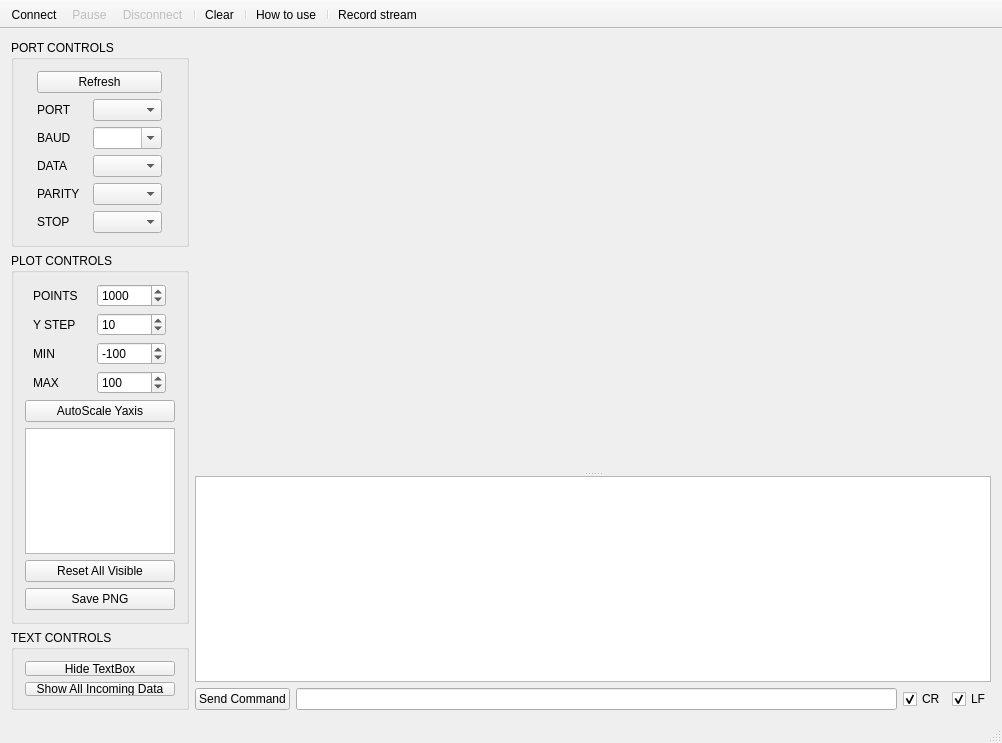
<?xml version="1.0" encoding="UTF-8"?>
<ui version="4.0">
 <class>MainWindow</class>
 <widget class="QMainWindow" name="MainWindow">
  <property name="geometry">
   <rect>
    <x>0</x>
    <y>0</y>
    <width>1002</width>
    <height>743</height>
   </rect>
  </property>
  <property name="minimumSize">
   <size>
    <width>840</width>
    <height>620</height>
   </size>
  </property>
  <property name="windowTitle">
   <string>MainWindow</string>
  </property>
  <widget class="QWidget" name="centralWidget">
   <layout class="QGridLayout" name="gridLayout_3">
    <item row="0" column="0">
     <layout class="QVBoxLayout" name="controlsLayout">
      <item>
       <widget class="QGroupBox" name="PortControlsBox">
        <property name="title">
         <string>PORT CONTROLS</string>
        </property>
        <property name="flat">
         <bool>false</bool>
        </property>
        <property name="checkable">
         <bool>false</bool>
        </property>
        <layout class="QGridLayout" name="gridLayout">
         <item row="0" column="0">
          <layout class="QVBoxLayout" name="verticalLayout_3">
           <item>
            <widget class="QPushButton" name="pushButton">
             <property name="text">
              <string>Refresh</string>
             </property>
            </widget>
           </item>
           <item>
            <layout class="QHBoxLayout" name="horizontalLayout">
             <item>
              <widget class="QLabel" name="labelPort">
               <property name="maximumSize">
                <size>
                 <width>50</width>
                 <height>16777215</height>
                </size>
               </property>
               <property name="text">
                <string>PORT</string>
               </property>
              </widget>
             </item>
             <item>
              <widget class="QComboBox" name="comboPort">
               <property name="sizePolicy">
                <sizepolicy hsizetype="Fixed" vsizetype="Fixed">
                 <horstretch>0</horstretch>
                 <verstretch>0</verstretch>
                </sizepolicy>
               </property>
               <property name="minimumSize">
                <size>
                 <width>69</width>
                 <height>0</height>
                </size>
               </property>
               <property name="maximumSize">
                <size>
                 <width>69</width>
                 <height>16777215</height>
                </size>
               </property>
              </widget>
             </item>
            </layout>
           </item>
           <item>
            <layout class="QHBoxLayout" name="horizontalLayout_2">
             <item>
              <widget class="QLabel" name="labelBaud">
               <property name="maximumSize">
                <size>
                 <width>50</width>
                 <height>16777215</height>
                </size>
               </property>
               <property name="text">
                <string>BAUD</string>
               </property>
              </widget>
             </item>
             <item>
              <widget class="QComboBox" name="comboBaud">
               <property name="sizePolicy">
                <sizepolicy hsizetype="Fixed" vsizetype="Fixed">
                 <horstretch>0</horstretch>
                 <verstretch>0</verstretch>
                </sizepolicy>
               </property>
               <property name="minimumSize">
                <size>
                 <width>69</width>
                 <height>0</height>
                </size>
               </property>
               <property name="maximumSize">
                <size>
                 <width>69</width>
                 <height>16777215</height>
                </size>
               </property>
               <property name="editable">
                <bool>true</bool>
               </property>
              </widget>
             </item>
            </layout>
           </item>
           <item>
            <layout class="QHBoxLayout" name="horizontalLayout_3">
             <item>
              <widget class="QLabel" name="labelData">
               <property name="maximumSize">
                <size>
                 <width>50</width>
                 <height>16777215</height>
                </size>
               </property>
               <property name="text">
                <string>DATA</string>
               </property>
              </widget>
             </item>
             <item>
              <widget class="QComboBox" name="comboData">
               <property name="sizePolicy">
                <sizepolicy hsizetype="Fixed" vsizetype="Fixed">
                 <horstretch>0</horstretch>
                 <verstretch>0</verstretch>
                </sizepolicy>
               </property>
               <property name="minimumSize">
                <size>
                 <width>69</width>
                 <height>0</height>
                </size>
               </property>
               <property name="maximumSize">
                <size>
                 <width>69</width>
                 <height>16777215</height>
                </size>
               </property>
              </widget>
             </item>
            </layout>
           </item>
           <item>
            <layout class="QHBoxLayout" name="horizontalLayout_4">
             <item>
              <widget class="QLabel" name="labelParity">
               <property name="maximumSize">
                <size>
                 <width>50</width>
                 <height>16777215</height>
                </size>
               </property>
               <property name="text">
                <string>PARITY</string>
               </property>
              </widget>
             </item>
             <item>
              <widget class="QComboBox" name="comboParity">
               <property name="sizePolicy">
                <sizepolicy hsizetype="Fixed" vsizetype="Fixed">
                 <horstretch>0</horstretch>
                 <verstretch>0</verstretch>
                </sizepolicy>
               </property>
               <property name="minimumSize">
                <size>
                 <width>69</width>
                 <height>0</height>
                </size>
               </property>
               <property name="maximumSize">
                <size>
                 <width>69</width>
                 <height>16777215</height>
                </size>
               </property>
              </widget>
             </item>
            </layout>
           </item>
           <item>
            <layout class="QHBoxLayout" name="horizontalLayout_5">
             <item>
              <widget class="QLabel" name="labelStop">
               <property name="maximumSize">
                <size>
                 <width>50</width>
                 <height>16777215</height>
                </size>
               </property>
               <property name="text">
                <string>STOP</string>
               </property>
              </widget>
             </item>
             <item>
              <widget class="QComboBox" name="comboStop">
               <property name="sizePolicy">
                <sizepolicy hsizetype="Fixed" vsizetype="Fixed">
                 <horstretch>0</horstretch>
                 <verstretch>0</verstretch>
                </sizepolicy>
               </property>
               <property name="minimumSize">
                <size>
                 <width>69</width>
                 <height>0</height>
                </size>
               </property>
               <property name="maximumSize">
                <size>
                 <width>69</width>
                 <height>16777215</height>
                </size>
               </property>
              </widget>
             </item>
            </layout>
           </item>
          </layout>
         </item>
        </layout>
       </widget>
      </item>
      <item>
       <widget class="QGroupBox" name="PlotControlsBox">
        <property name="title">
         <string>PLOT CONTROLS</string>
        </property>
        <layout class="QGridLayout" name="gridLayout_2">
         <item row="0" column="0">
          <layout class="QVBoxLayout" name="plotControlsLayout">
           <item>
            <layout class="QHBoxLayout" name="horizontalLayout_10">
             <item>
              <widget class="QLabel" name="pointsLabel">
               <property name="minimumSize">
                <size>
                 <width>50</width>
                 <height>0</height>
                </size>
               </property>
               <property name="maximumSize">
                <size>
                 <width>50</width>
                 <height>16777215</height>
                </size>
               </property>
               <property name="text">
                <string>POINTS</string>
               </property>
              </widget>
             </item>
             <item>
              <widget class="QSpinBox" name="spinPoints">
               <property name="minimumSize">
                <size>
                 <width>69</width>
                 <height>0</height>
                </size>
               </property>
               <property name="maximumSize">
                <size>
                 <width>69</width>
                 <height>16777215</height>
                </size>
               </property>
               <property name="minimum">
                <number>0</number>
               </property>
               <property name="maximum">
                <number>2147483647</number>
               </property>
               <property name="singleStep">
                <number>10</number>
               </property>
               <property name="value">
                <number>1000</number>
               </property>
              </widget>
             </item>
            </layout>
           </item>
           <item>
            <layout class="QHBoxLayout" name="horizontalLayout_9">
             <item>
              <widget class="QLabel" name="labelYStep">
               <property name="minimumSize">
                <size>
                 <width>50</width>
                 <height>0</height>
                </size>
               </property>
               <property name="maximumSize">
                <size>
                 <width>50</width>
                 <height>16777215</height>
                </size>
               </property>
               <property name="text">
                <string>Y STEP</string>
               </property>
              </widget>
             </item>
             <item>
              <widget class="QSpinBox" name="spinYStep">
               <property name="minimumSize">
                <size>
                 <width>69</width>
                 <height>0</height>
                </size>
               </property>
               <property name="maximumSize">
                <size>
                 <width>69</width>
                 <height>16777215</height>
                </size>
               </property>
               <property name="minimum">
                <number>1</number>
               </property>
               <property name="maximum">
                <number>10000</number>
               </property>
               <property name="singleStep">
                <number>1</number>
               </property>
               <property name="value">
                <number>10</number>
               </property>
              </widget>
             </item>
            </layout>
           </item>
           <item>
            <layout class="QHBoxLayout" name="horizontalLayout_7">
             <item>
              <widget class="QLabel" name="label">
               <property name="minimumSize">
                <size>
                 <width>50</width>
                 <height>0</height>
                </size>
               </property>
               <property name="maximumSize">
                <size>
                 <width>50</width>
                 <height>16777215</height>
                </size>
               </property>
               <property name="text">
                <string>MIN</string>
               </property>
              </widget>
             </item>
             <item>
              <widget class="QSpinBox" name="spinAxesMin">
               <property name="minimumSize">
                <size>
                 <width>69</width>
                 <height>0</height>
                </size>
               </property>
               <property name="maximumSize">
                <size>
                 <width>69</width>
                 <height>16777215</height>
                </size>
               </property>
               <property name="minimum">
                <number>-2147483646</number>
               </property>
               <property name="maximum">
                <number>2147483647</number>
               </property>
               <property name="singleStep">
                <number>10</number>
               </property>
               <property name="value">
                <number>-100</number>
               </property>
              </widget>
             </item>
            </layout>
           </item>
           <item>
            <layout class="QHBoxLayout" name="horizontalLayout_8">
             <item>
              <widget class="QLabel" name="label_2">
               <property name="minimumSize">
                <size>
                 <width>50</width>
                 <height>0</height>
                </size>
               </property>
               <property name="maximumSize">
                <size>
                 <width>50</width>
                 <height>16777215</height>
                </size>
               </property>
               <property name="text">
                <string>MAX</string>
               </property>
              </widget>
             </item>
             <item>
              <widget class="QSpinBox" name="spinAxesMax">
               <property name="minimumSize">
                <size>
                 <width>69</width>
                 <height>0</height>
                </size>
               </property>
               <property name="maximumSize">
                <size>
                 <width>69</width>
                 <height>16777215</height>
                </size>
               </property>
               <property name="minimum">
                <number>-2147483646</number>
               </property>
               <property name="maximum">
                <number>2147483647</number>
               </property>
               <property name="singleStep">
                <number>10</number>
               </property>
               <property name="value">
                <number>100</number>
               </property>
              </widget>
             </item>
            </layout>
           </item>
           <item>
            <widget class="QPushButton" name="pushButton_AutoScale">
             <property name="sizeIncrement">
              <size>
               <width>0</width>
               <height>8</height>
              </size>
             </property>
             <property name="text">
              <string>AutoScale Yaxis</string>
             </property>
            </widget>
           </item>
           <item>
            <widget class="QListWidget" name="listWidget_Channels">
             <property name="sizePolicy">
              <sizepolicy hsizetype="Minimum" vsizetype="MinimumExpanding">
               <horstretch>0</horstretch>
               <verstretch>0</verstretch>
              </sizepolicy>
             </property>
             <property name="minimumSize">
              <size>
               <width>0</width>
               <height>0</height>
              </size>
             </property>
             <property name="maximumSize">
              <size>
               <width>150</width>
               <height>16777215</height>
              </size>
             </property>
             <property name="layoutDirection">
              <enum>Qt::LeftToRight</enum>
             </property>
             <property name="autoScroll">
              <bool>false</bool>
             </property>
             <property name="editTriggers">
              <set>QAbstractItemView::NoEditTriggers</set>
             </property>
             <property name="alternatingRowColors">
              <bool>true</bool>
             </property>
             <property name="selectionBehavior">
              <enum>QAbstractItemView::SelectItems</enum>
             </property>
             <property name="textElideMode">
              <enum>Qt::ElideMiddle</enum>
             </property>
             <property name="resizeMode">
              <enum>QListView::Adjust</enum>
             </property>
             <property name="modelColumn">
              <number>0</number>
             </property>
             <property name="selectionRectVisible">
              <bool>true</bool>
             </property>
            </widget>
           </item>
           <item>
            <widget class="QPushButton" name="pushButton_ResetVisible">
             <property name="text">
              <string>Reset All Visible</string>
             </property>
            </widget>
           </item>
           <item>
            <widget class="QPushButton" name="savePNGButton">
             <property name="text">
              <string>Save PNG</string>
             </property>
            </widget>
           </item>
          </layout>
         </item>
        </layout>
       </widget>
      </item>
      <item>
       <spacer name="verticalSpacer">
        <property name="orientation">
         <enum>Qt::Vertical</enum>
        </property>
        <property name="sizeHint" stdset="0">
         <size>
          <width>20</width>
          <height>40</height>
         </size>
        </property>
       </spacer>
      </item>
      <item>
       <widget class="QGroupBox" name="gridGroupBox">
        <property name="minimumSize">
         <size>
          <width>0</width>
          <height>80</height>
         </size>
        </property>
        <property name="title">
         <string>TEXT CONTROLS</string>
        </property>
        <layout class="QGridLayout" name="TextControlsBox">
         <item row="0" column="0">
          <layout class="QVBoxLayout" name="verticalLayout">
           <item>
            <widget class="QPushButton" name="pushButton_TextEditHide">
             <property name="text">
              <string>Hide TextBox</string>
             </property>
             <property name="checkable">
              <bool>true</bool>
             </property>
             <property name="checked">
              <bool>false</bool>
             </property>
            </widget>
           </item>
           <item>
            <widget class="QPushButton" name="pushButton_ShowallData">
             <property name="text">
              <string>Show All Incoming Data</string>
             </property>
             <property name="checkable">
              <bool>true</bool>
             </property>
            </widget>
           </item>
          </layout>
         </item>
        </layout>
       </widget>
      </item>
     </layout>
    </item>
    <item row="0" column="1">
     <layout class="QVBoxLayout" name="verticalLayout_2">
      <item>
       <spacer name="horizontalSpacer">
        <property name="orientation">
         <enum>Qt::Horizontal</enum>
        </property>
        <property name="sizeHint" stdset="0">
         <size>
          <width>40</width>
          <height>1</height>
         </size>
        </property>
       </spacer>
      </item>
      <item>
       <widget class="QSplitter" name="splitter">
        <property name="sizePolicy">
         <sizepolicy hsizetype="Expanding" vsizetype="MinimumExpanding">
          <horstretch>0</horstretch>
          <verstretch>0</verstretch>
         </sizepolicy>
        </property>
        <property name="font">
         <font>
          <family>Consolas</family>
         </font>
        </property>
        <property name="frameShape">
         <enum>QFrame::NoFrame</enum>
        </property>
        <property name="orientation">
         <enum>Qt::Vertical</enum>
        </property>
        <property name="opaqueResize">
         <bool>true</bool>
        </property>
        <property name="handleWidth">
         <number>5</number>
        </property>
        <property name="childrenCollapsible">
         <bool>false</bool>
        </property>
        <widget class="QCustomPlot" name="plot" native="true">
         <property name="sizePolicy">
          <sizepolicy hsizetype="Preferred" vsizetype="Expanding">
           <horstretch>0</horstretch>
           <verstretch>0</verstretch>
          </sizepolicy>
         </property>
         <property name="minimumSize">
          <size>
           <width>0</width>
           <height>400</height>
          </size>
         </property>
        </widget>
        <widget class="QTextEdit" name="textEdit_UartWindow">
         <property name="sizePolicy">
          <sizepolicy hsizetype="Preferred" vsizetype="Minimum">
           <horstretch>0</horstretch>
           <verstretch>0</verstretch>
          </sizepolicy>
         </property>
         <property name="minimumSize">
          <size>
           <width>0</width>
           <height>150</height>
          </size>
         </property>
        </widget>
       </widget>
      </item>
      <item>
       <layout class="QHBoxLayout" name="horizontalLayout_6">
        <item>
         <widget class="QPushButton" name="pushButton_Send">
          <property name="text">
           <string>Send Command</string>
          </property>
         </widget>
        </item>
        <item>
         <widget class="QLineEdit" name="lineEdit_Send"/>
        </item>
        <item>
         <widget class="QCheckBox" name="checkBox_CR">
          <property name="text">
           <string>CR</string>
          </property>
          <property name="checked">
           <bool>true</bool>
          </property>
         </widget>
        </item>
        <item>
         <widget class="QCheckBox" name="checkBox_LF">
          <property name="text">
           <string>LF</string>
          </property>
          <property name="checked">
           <bool>true</bool>
          </property>
         </widget>
        </item>
       </layout>
      </item>
     </layout>
    </item>
   </layout>
  </widget>
  <widget class="QStatusBar" name="statusBar"/>
  <widget class="QToolBar" name="toolBar">
   <property name="windowTitle">
    <string>toolBar</string>
   </property>
   <property name="movable">
    <bool>false</bool>
   </property>
   <property name="allowedAreas">
    <set>Qt::TopToolBarArea</set>
   </property>
   <property name="floatable">
    <bool>false</bool>
   </property>
   <attribute name="toolBarArea">
    <enum>TopToolBarArea</enum>
   </attribute>
   <attribute name="toolBarBreak">
    <bool>false</bool>
   </attribute>
   <addaction name="actionConnect"/>
   <addaction name="actionPause_Plot"/>
   <addaction name="actionDisconnect"/>
   <addaction name="separator"/>
   <addaction name="actionClear"/>
   <addaction name="separator"/>
   <addaction name="actionHow_to_use"/>
   <addaction name="separator"/>
   <addaction name="actionRecord_stream"/>
  </widget>
  <action name="actionConnect">
   <property name="icon">
    <iconset resource="res/serial_port_plotter.qrc">
     <normaloff>:/serial_port_plotter/play_nor.png</normaloff>
     <normalon>:/serial_port_plotter/play_nor.png</normalon>
     <disabledoff>:/serial_port_plotter/play_dis.png</disabledoff>
     <disabledon>:/serial_port_plotter/play_dis.png</disabledon>
     <activeoff>:/serial_port_plotter/play_act.png</activeoff>
     <activeon>:/serial_port_plotter/play_act.png</activeon>
     <selectedoff>:/serial_port_plotter/play_act.png</selectedoff>
     <selectedon>:/serial_port_plotter/play_act.png</selectedon>:/serial_port_plotter/play_nor.png</iconset>
   </property>
   <property name="text">
    <string>Connect</string>
   </property>
   <property name="toolTip">
    <string>Connect to COM port</string>
   </property>
  </action>
  <action name="actionPause_Plot">
   <property name="enabled">
    <bool>false</bool>
   </property>
   <property name="icon">
    <iconset resource="res/serial_port_plotter.qrc">
     <normaloff>:/serial_port_plotter/pause_nor.png</normaloff>
     <normalon>:/serial_port_plotter/pause_nor.png</normalon>
     <disabledoff>:/serial_port_plotter/pause_dis.png</disabledoff>
     <disabledon>:/serial_port_plotter/pause_dis.png</disabledon>
     <activeoff>:/serial_port_plotter/pause_act.png</activeoff>
     <activeon>:/serial_port_plotter/pause_act.png</activeon>
     <selectedoff>:/serial_port_plotter/pause_act.png</selectedoff>
     <selectedon>:/serial_port_plotter/pause_act.png</selectedon>:/serial_port_plotter/pause_nor.png</iconset>
   </property>
   <property name="text">
    <string>Pause</string>
   </property>
   <property name="toolTip">
    <string>Pause plot</string>
   </property>
  </action>
  <action name="actionDisconnect">
   <property name="enabled">
    <bool>false</bool>
   </property>
   <property name="icon">
    <iconset resource="res/serial_port_plotter.qrc">
     <normaloff>:/serial_port_plotter/stop_nor.png</normaloff>
     <normalon>:/serial_port_plotter/stop_nor.png</normalon>
     <disabledoff>:/serial_port_plotter/stop_dis.png</disabledoff>
     <disabledon>:/serial_port_plotter/stop_dis.png</disabledon>
     <activeoff>:/serial_port_plotter/stop_act.png</activeoff>
     <activeon>:/serial_port_plotter/stop_act.png</activeon>
     <selectedoff>:/serial_port_plotter/stop_act.png</selectedoff>
     <selectedon>:/serial_port_plotter/stop_act.png</selectedon>:/serial_port_plotter/stop_nor.png</iconset>
   </property>
   <property name="text">
    <string>Disconnect</string>
   </property>
   <property name="toolTip">
    <string>Disconnect COM port</string>
   </property>
  </action>
  <action name="actionClear">
   <property name="enabled">
    <bool>true</bool>
   </property>
   <property name="icon">
    <iconset resource="res/serial_port_plotter.qrc">
     <normaloff>:/serial_port_plotter/clear_nor.png</normaloff>
     <normalon>:/serial_port_plotter/clear_nor.png</normalon>
     <disabledoff>:/serial_port_plotter/clear_dis.png</disabledoff>
     <disabledon>:/serial_port_plotter/clear_dis.png</disabledon>
     <activeoff>:/serial_port_plotter/clear_act.png</activeoff>
     <activeon>:/serial_port_plotter/clear_act.png</activeon>
     <selectedoff>:/serial_port_plotter/clear_act.png</selectedoff>
     <selectedon>:/serial_port_plotter/clear_act.png</selectedon>:/serial_port_plotter/clear_nor.png</iconset>
   </property>
   <property name="text">
    <string>Clear</string>
   </property>
   <property name="toolTip">
    <string>Clear plot data</string>
   </property>
  </action>
  <action name="actionHow_to_use">
   <property name="icon">
    <iconset resource="res/serial_port_plotter.qrc">
     <normaloff>:/serial_port_plotter/help_nor.png</normaloff>
     <normalon>:/serial_port_plotter/help_nor.png</normalon>
     <disabledoff>:/serial_port_plotter/help_dis.png</disabledoff>
     <disabledon>:/serial_port_plotter/help_dis.png</disabledon>
     <activeoff>:/serial_port_plotter/help_act.png</activeoff>
     <activeon>:/serial_port_plotter/help_act.png</activeon>
     <selectedoff>:/serial_port_plotter/help_act.png</selectedoff>
     <selectedon>:/serial_port_plotter/help_act.png</selectedon>:/serial_port_plotter/help_nor.png</iconset>
   </property>
   <property name="text">
    <string>How to use</string>
   </property>
  </action>
  <action name="actionRecord_stream">
   <property name="checkable">
    <bool>true</bool>
   </property>
   <property name="checked">
    <bool>false</bool>
   </property>
   <property name="enabled">
    <bool>true</bool>
   </property>
   <property name="icon">
    <iconset resource="res/serial_port_plotter.qrc">
     <normaloff>:/icons/line_icon_set/document.png</normaloff>
     <normalon>:/icons/line_icon_set_text/document.png</normalon>
     <disabledoff>:/icons/line_icon_set/document.png</disabledoff>:/icons/line_icon_set/document.png</iconset>
   </property>
   <property name="text">
    <string>Record stream</string>
   </property>
   <property name="toolTip">
    <string>Record the incoming data to a .csv file ( shortcut : s )</string>
   </property>
   <property name="shortcut">
    <string/>
   </property>
   <property name="visible">
    <bool>true</bool>
   </property>
  </action>
 </widget>
 <layoutdefault spacing="6" margin="11"/>
 <customwidgets>
  <customwidget>
   <class>QCustomPlot</class>
   <extends>QWidget</extends>
   <header location="global">qcustomplot/qcustomplot.h</header>
   <container>1</container>
  </customwidget>
 </customwidgets>
 <resources>
  <include location="res/serial_port_plotter.qrc"/>
 </resources>
 <connections/>
</ui>
